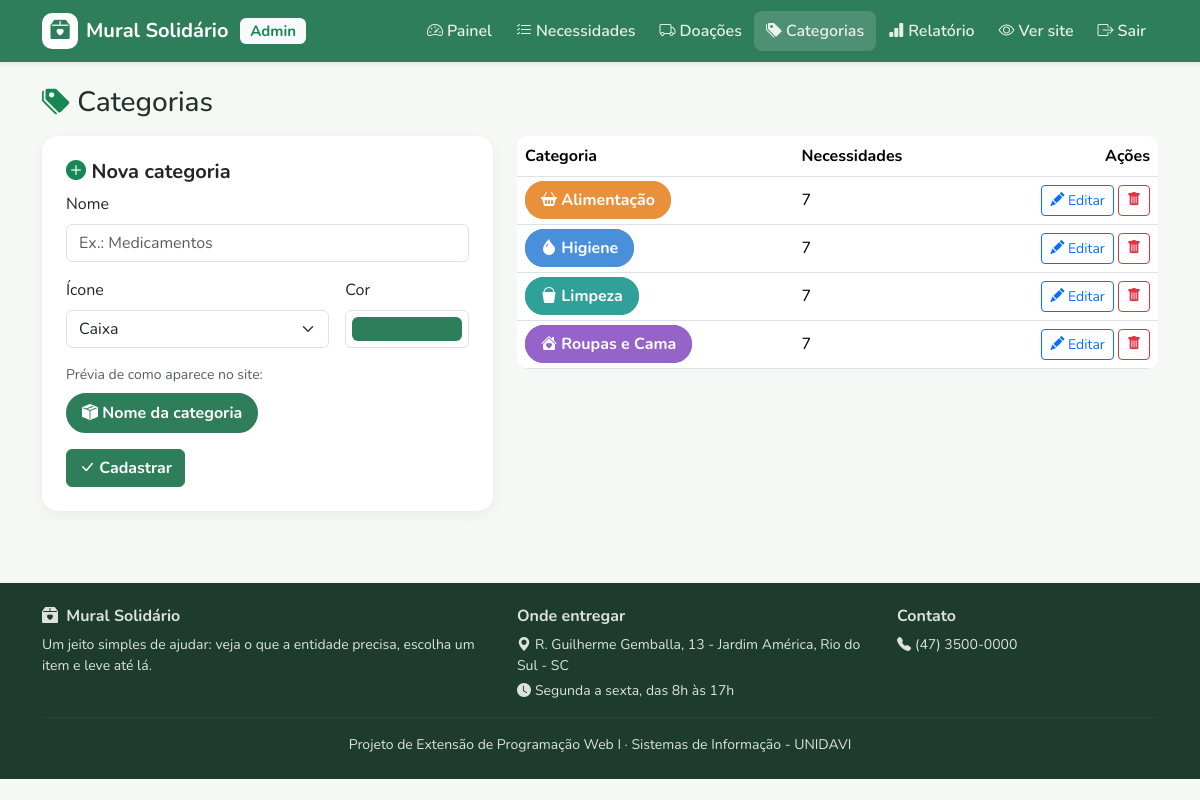
/admin/categorias.php (signed in), run on the app's committed database.
### tables this page shows
CREATE TABLE categorias (
    id INT AUTO_INCREMENT PRIMARY KEY,
    nome VARCHAR(50) NOT NULL,
    icone VARCHAR(40) NOT NULL DEFAULT 'box-seam-fill',
    cor VARCHAR(7) NOT NULL DEFAULT '#2e7d5b'
);

### includes/funcoes.php (called while the page is built, shortened)
<?php
function e($texto)
{
    return htmlspecialchars((string) $texto, ENT_QUOTES, 'UTF-8');
}
function iconesDisponiveis()
{
    return [
        'basket2-fill'     => 'Cesta',
        'droplet-fill'     => 'Gota',
        'bucket-fill'      => 'Balde',
        'house-heart-fill' => 'Casa com coração',
        'capsule'          => 'Remédio',
        'cup-hot-fill'     => 'Xícara',
        'egg-fried'        => 'Ovo',
        'book-fill'        => 'Livro',
        'puzzle-fill'      => 'Quebra-cabeça',
        'gift-fill'        => 'Presente',
        'heart-fill'       => 'Coração',
        'box-seam-fill'    => 'Caixa',
    ];
}

### admin/categorias.php (the view, shortened to what this page needs)
<?php
require '../config/conexao.php';
require '../includes/funcoes.php';
$icones = iconesDisponiveis();
$editando = ['id' => 0, 'nome' => '', 'icone' => 'box-seam-fill', 'cor' => '#2e7d5b'];
$estaEditando = $editando['id'] > 0;
$sql = 'SELECT c.*, COUNT(n.id) AS total
        FROM categorias c
        LEFT JOIN necessidades n ON n.categoria_id = c.id
        GROUP BY c.id
        ORDER BY c.nome';
$categorias = $pdo->query($sql)->fetchAll();
require '../includes/cabecalho.php';
?>
<h1 class="h3 mb-3"><i class="bi bi-tags-fill text-success"></i> Categorias</h1>
<div class="row g-4">
    <div class="col-lg-5">
        <form method="post" class="card card-painel <?= $estaEditando ? 'form-editando' : '' ?>">
            <div class="card-body p-4">
                <?php if ($estaEditando): ?>
                    <span class="badge bg-warning text-dark mb-2"><i class="bi bi-pencil-fill"></i> Modo de edição</span>
                    <h2 class="h5 fw-bold">Editando "<?= e($editando['nome']) ?>"</h2>
                <?php else: ?>
                    <h2 class="h5 fw-bold"><i class="bi bi-plus-circle-fill text-success"></i> Nova categoria</h2>
                <?php endif; ?>
                <div class="mb-3">
                    <label class="form-label" for="cat-nome">Nome</label>
                    <input type="text" name="nome" id="cat-nome" class="form-control" maxlength="50"
                           placeholder="Ex.: Medicamentos" value="<?= e($editando['nome']) ?>" required
                           <?= $estaEditando ? 'autofocus' : '' ?>>
                </div>
                <div class="row g-3 mb-3">
                    <div class="col-8">
                        <label class="form-label" for="cat-icone">Ícone</label>
                        <select name="icone" id="cat-icone" class="form-select">
                            <?php foreach ($icones as $valor => $nomeIcone): ?>
                                <option value="<?= $valor ?>" <?= $editando['icone'] === $valor ? 'selected' : '' ?>><?= $nomeIcone ?></option>
                            <?php endforeach; ?>
                        </select>
                    </div>
                    <div class="col-4">
                        <label class="form-label" for="cat-cor">Cor</label>
                        <input type="color" name="cor" id="cat-cor" class="form-control form-control-color w-100" value="<?= e($editando['cor']) ?>">
                    </div>
                </div>
                <div class="mb-3">
                    <span class="form-label d-block small text-muted">Prévia de como aparece no site:</span>
                    <span class="chip-categoria ativo previa-chip d-inline-block" id="previa-categoria"></span>
                </div>
                <div class="d-flex gap-2">
                    <button name="acao" value="salvar" class="btn btn-verde">
                        <i class="bi bi-check-lg"></i> <?= $estaEditando ? 'Salvar alterações' : 'Cadastrar' ?>
                    </button>
                </div>
            </div>
        </form>
    </div>
    <div class="col-lg-7">
        <div class="table-responsive">
            <table class="table bg-white align-middle">
                <thead>
                    <tr>
                        <th>Categoria</th>
                        <th>Necessidades</th>
                        <th class="text-end">Ações</th>
                    </tr>
                </thead>
                <tbody>
                    <?php foreach ($categorias as $c): ?>
                        <tr class="<?= (int) $c['id'] === (int) $editando['id'] ? 'linha-editando' : '' ?>">
                            <td>
                                <span class="chip-categoria ativo previa-chip" style="--cor: <?= e($c['cor']) ?>">
                                    <i class="bi bi-<?= e($c['icone']) ?>"></i> <?= e($c['nome']) ?>
                                </span>
                            </td>
                            <td><?= $c['total'] ?></td>
                            <td class="text-end text-nowrap">
                                <a href="categorias.php?editar=<?= $c['id'] ?>" class="btn btn-sm btn-outline-primary">
                                    <i class="bi bi-pencil-fill"></i> Editar
                                </a>
                                <form method="post" class="d-inline">
                                    <button name="acao" value="excluir" class="btn btn-sm btn-outline-danger"
                                            onclick="return confirm('Excluir esta categoria?')">
                                        <i class="bi bi-trash-fill"></i>
                                    </button>
                                </form>
                            </td>
                        </tr>
                    <?php endforeach; ?>
                </tbody>
            </table>
        </div>
    </div>
</div>
<?php require '../includes/rodape.php'; ?>

### css/estilo.css (style rules this page uses)
:root { --verde: #2e7d5b; --verde-escuro: #1f5c42; --verde-claro: #e8f5ee; --prometido: #9fd6bb; --fundo: #f6f8f5; --texto: #24312b; }
body { background-color: var(--fundo); color: var(--texto); font-family: 'Nunito', Arial, sans-serif; }
h1, h2, h3, h4, h5, h6 { font-weight: 800; }
.btn-verde { background-color: var(--verde); border-color: var(--verde); color: #fff; font-weight: 700; }
.chip-categoria { border: 2px solid var(--cor); background-color: #fff; color: var(--cor); border-radius: 30px; padding: 6px 14px; font-weight: 700; transition: all 0.15s; }
.chip-categoria.ativo { background-color: var(--cor); color: #fff; }
.area-admin .card-painel { border: none; border-radius: 16px; box-shadow: 0 4px 14px rgba(0, 0, 0, 0.05); }
.area-admin .table { border-radius: 12px; overflow: hidden; }
.previa-chip { pointer-events: none; }

### data on the page
categorias: nome "Alimentação", total "7"
categorias: nome "Higiene", total "7"
categorias: nome "Limpeza", total "7"
categorias: nome "Roupas e Cama", total "7"

### other printed values
$texto "Painel Necessidades Doações Categorias Relatório"
ENTIDADE_ENDERECO "R. Guilherme Gemballa, 13 - Jardim América, Rio do Sul - SC"
ENTIDADE_HORARIO "Segunda a sexta, das 8h às 17h"
ENTIDADE_TELEFONE "(47) 3500-0000"
form field icone "Caixa"
